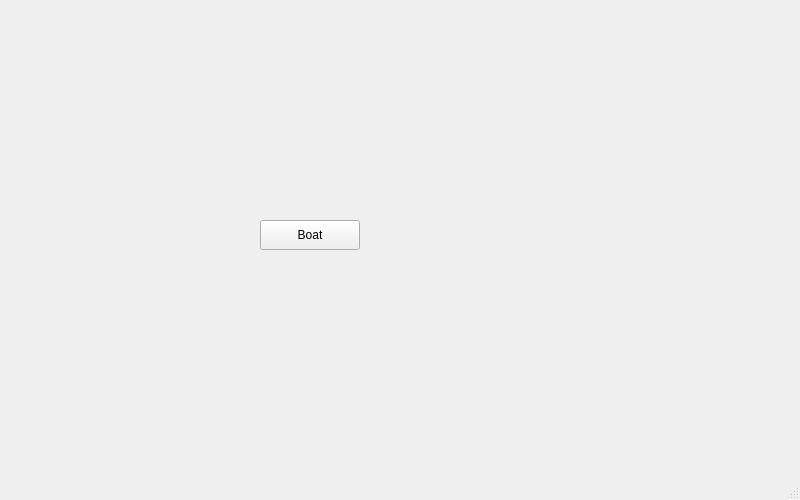
<?xml version="1.0" encoding="UTF-8"?>
<ui version="4.0">
 <class>GoatWolfCabbage</class>
 <widget class="QMainWindow" name="GoatWolfCabbage">
  <property name="geometry">
   <rect>
    <x>0</x>
    <y>0</y>
    <width>800</width>
    <height>500</height>
   </rect>
  </property>
  <property name="windowTitle">
   <string>GoatWolfCabbage</string>
  </property>
  <widget class="QWidget" name="centralwidget">
   <widget class="QPushButton" name="boatPushButton">
    <property name="geometry">
     <rect>
      <x>260</x>
      <y>220</y>
      <width>100</width>
      <height>30</height>
     </rect>
    </property>
    <property name="text">
     <string>Boat</string>
    </property>
   </widget>
  </widget>
  <widget class="QMenuBar" name="menubar">
   <property name="geometry">
    <rect>
     <x>0</x>
     <y>0</y>
     <width>800</width>
     <height>20</height>
    </rect>
   </property>
  </widget>
  <widget class="QStatusBar" name="statusbar"/>
 </widget>
 <resources/>
 <connections/>
</ui>
